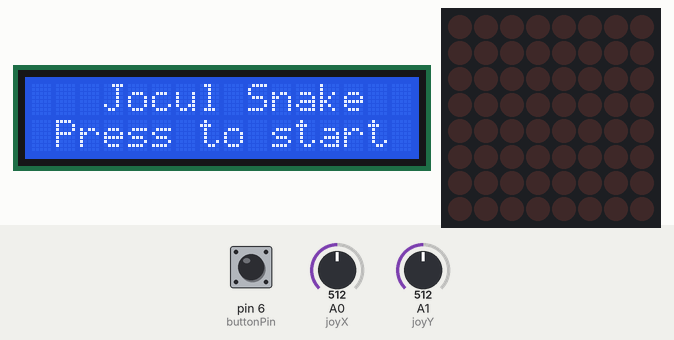
This sketch was run on a simulated Arduino Uno, built with avr-gcc and run on an emulated ATmega328P. On the bench: 16×2 character LCD, 8×8 LED matrix. Inputs (shaded band) come from the test bench; at power-on: pin 6 (buttonPin) LOW, A1 (joyY) = 512, A0 (joyX) = 512. Random numbers use the default seed unless the sketch sets one.

Above: at 1.2 s.
1.3 s: pin 6 (buttonPin) pulled HIGH for 0.15 s
At 1.9 s:
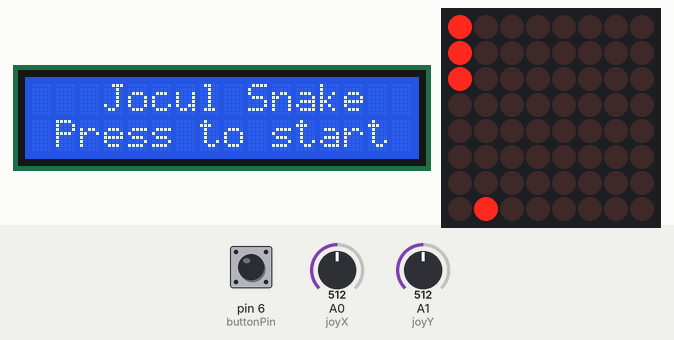
3.5 s: A1 (joyY) set to 739
5.0 s: A1 (joyY) set to 769
At 5.9 s:
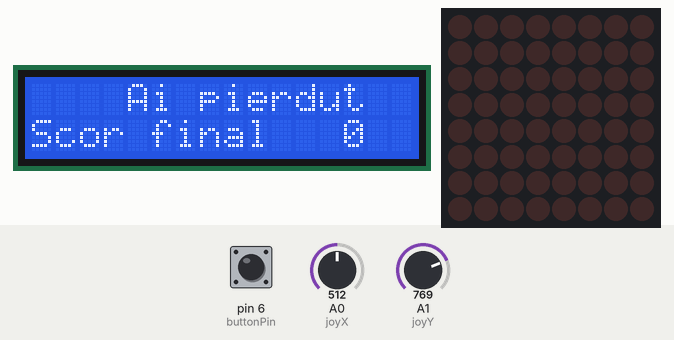
6.8 s: pin 6 (buttonPin) pulled HIGH for 1 s
At 6.92 s:
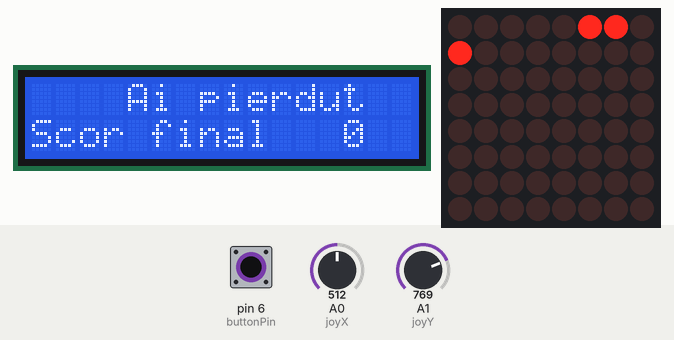
9.3 s: A0 (joyX) set to 355
10.8 s: A0 (joyX) set to 328
At 10.95 s:
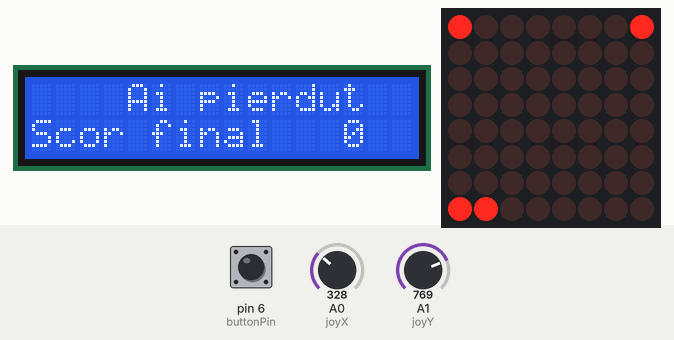
Timing chart, 0 to 13.8 s (numbered marks = the images above; inputs shaded):
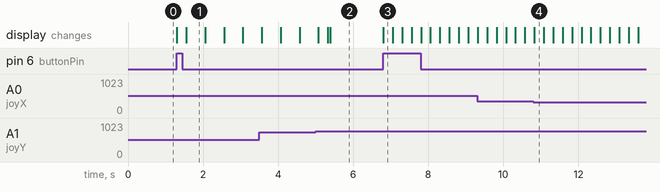

Measured:
- the behaviour switches between 750 and 751 on A1 (joyY) (found by bisection; images 1 and 2)
- the behaviour switches between 341 and 340 on A0 (joyX) (found by bisection; images 3 and 4)
- after the input at 1.3 s, the display: first changes at once (image 1 shows a later state)
- after the input at 6.8 s, the display: changes at once (image 3)
- what the display in image 1 shows lasts 0.5 s, from 1.6 s to 2.1 s

The sketch:

JocSnakeFinal.ino
```cpp
#include "LedControl.h"
#include <LiquidCrystal.h>
#define joyX A0
#define joyY A1

LedControl lc = LedControl(12, 11, 10, 1);

const int rs = 8, en = 13, d4 = 5, d5 = 4, d6 = 3, d7 = 2;
const int buttonPin = 6; //pin-ul pentru butonul care porneste jocul
const int lcdPin = 9; // pin-ul pentru luminozitatea LCD-ului


LiquidCrystal lcd(rs, en, d4, d5, d6, d7);

int xMap, yMap;
int xValue, yValue;
int xDisplay, yDisplay;

int snakeHeadX = 0;
int snakeHeadY = 0;
int snakeBodyX[64] = {0,1,2}; /// pozitia initiala a sarpelui va fi in stanga sus
int snakeBodyY[64] = {0,0,0};
int snakeLength = 3;

bool fruitFound = false;

int fruitX = 0;
int fruitY = 0;

int gameScore = 0;
int gameSpeed = 250;
bool gameOn = false;

int nrButton = 0;
int buttonStatus = 0;
int gameLevel = 0;
int gameLevelCount = 0;
int snakeDirection = 0;

int getFruit()
{
  return random(8);
}

void setFruit() /// cu aceasta functie ma asigur ca fructul va fi asezat random pe matrice, evitand situatia in care este asezat chiar pe sarpe
{
  int ok = 0;
  int verifPoz = 0;
  int i;
  while(ok == 0)
  {
    fruitX = getFruit();
    fruitY = getFruit();
    verifPoz = 1;
    for(i = 0 ; i < snakeLength ; i++)
    {
      if(snakeBodyX[i] == fruitX && snakeBodyY[i] == fruitY)
        verifPoz = 0;
    }
    if(verifPoz)
      ok = 1;
  }

}

void displaySnakeOn() /// functie pentru afisarea sarpelui
{
  for(int i = 0 ; i < snakeLength ; i++)
  {
    lc.setLed(0, snakeBodyX[i], snakeBodyY[i], true);
  }
}
void displaySnakeOff() /// functie pentru stergerea sarpelui
{
  for(int i = 0 ; i < snakeLength ; i++)
  {
    lc.setLed(0, snakeBodyX[i], snakeBodyY[i], false);
  }
}


void snakeMovement()
{

  int ok = 0;
  ///directie: 1 = dreapta
  ///          2 = stanga
  ///          3 = sus
  ///          4 = jos
  xValue = analogRead(joyX);
  yValue = analogRead(joyY);

  xMap = map(xValue, 0, 1023, 0,15); /// mapez valorile generate de joystick astfel: 0-5 =  stanga, 5-10 = sta pe loc, 10-15 =  dreapta;
  yMap = map(yValue, 0, 1023, 0,15); /// mapez valorile generate de joystick astfel: 0-5 = jos, 5-10 sta pe loc, 10-15 sus;

  if(xMap > 10 && ok == 0) //mergem dreapta, folosesc ok-ul pentru a fi sigur ca execut doar o comanda la fiecare loop (evit diagonalizarea)
    {
      snakeHeadY ++;
      if(snakeHeadY > 7)
         snakeHeadY = 0;  /// merg dreapta, daca ajung si trec de margine, sarpele trece prin perete
      for(int i = snakeLength - 1 ; i>0 ; i--)
        {
            snakeBodyX[i] = snakeBodyX[i - 1]; /// la fiecare pas se modifica doar capul sarpelui, restul corpului va urma varful sarpelui
            snakeBodyY[i] = snakeBodyY[i - 1];
        }
      snakeBodyX[0] = snakeHeadX;
      snakeBodyY[0] = snakeHeadY;
      ok = 1;
      snakeDirection = 1;
    }
   /// analog pentru stanga, jos si sus
  if(xMap < 5 && ok == 0)
   {
     snakeHeadY--;
     if(snakeHeadY < 0)
        snakeHeadY = 7;
     for(int i = snakeLength - 1 ; i > 0 ; i--)
       {
          snakeBodyX[i] = snakeBodyX[i - 1];
          snakeBodyY[i] = snakeBodyY[i - 1];
       }
     snakeBodyX[0] = snakeHeadX;
     snakeBodyY[0] = snakeHeadY;
     ok = 1;
     snakeDirection = 2;
   }
  if(yMap > 10 && ok == 0)
    {
      snakeHeadX++;
      if(snakeHeadX > 7)
         snakeHeadX = 0;
      for(int i = snakeLength - 1 ; i > 0 ; i--)
        {
           snakeBodyX[i] = snakeBodyX[i - 1];
           snakeBodyY[i] = snakeBodyY[i - 1];
        }
      snakeBodyX[0] = snakeHeadX;
      snakeBodyY[0] = snakeHeadY;
      ok = 1;
      snakeDirection = 4;
     }
  if(yMap < 5 && ok == 0)
    {
      snakeHeadX--;
      if(snakeHeadX < 0)
         snakeHeadX = 7;
      for(int i = snakeLength - 1; i > 0 ; i--)
        {
           snakeBodyX[i] = snakeBodyX[i - 1];
           snakeBodyY[i] = snakeBodyY[i - 1];
        }
      snakeBodyX[0] = snakeHeadX;
      snakeBodyY[0] = snakeHeadY;
      ok = 1;
      snakeDirection = 3;
    }
  if(xMap  > 5 && xMap < 10 && yMap > 5 && yMap < 10) /// daca player-ul nu efectueaza nicio comanda, sarpele va pastra ultima traiectorie imprimata
    {
       if(snakeDirection == 1)
       {
             snakeHeadY ++;
             if(snakeHeadY > 7)
                snakeHeadY = 0;
             for(int i = snakeLength - 1 ; i > 0 ; i--)
               {
                 snakeBodyX[i] = snakeBodyX[i - 1];
                 snakeBodyY[i] = snakeBodyY[i - 1];
               }
             snakeBodyX[0] = snakeHeadX;
             snakeBodyY[0] = snakeHeadY;
             ok = 1;
             snakeDirection = 1;
       }
       else if(snakeDirection == 2)
        {

               snakeHeadY--;
               if(snakeHeadY < 0)
                  snakeHeadY = 7;
               for(int i = snakeLength - 1 ; i > 0 ; i--)
                 {
                    snakeBodyX[i] = snakeBodyX[i - 1];
                    snakeBodyY[i] = snakeBodyY[i - 1];
                 }
               snakeBodyX[0] = snakeHeadX;
               snakeBodyY[0] = snakeHeadY;
               ok = 1;
               snakeDirection = 2;
        }
       else if(snakeDirection == 3)
       {

                snakeHeadX--;
                if(snakeHeadX < 0)
                    snakeHeadX = 7;
                for(int i = snakeLength - 1; i > 0 ; i--)
                  {
                      snakeBodyX[i] = snakeBodyX[i - 1];
                      snakeBodyY[i] = snakeBodyY[i - 1];
                  }
               snakeBodyX[0] = snakeHeadX;
               snakeBodyY[0] = snakeHeadY;
               ok = 1;
               snakeDirection = 3;
       }
      else if(snakeDirection == 4)
      {
              snakeHeadX++;
              if(snakeHeadX > 7)
                 snakeHeadX = 0;
              for(int i = snakeLength - 1; i > 0; i--)
                {
                    snakeBodyX[i] = snakeBodyX[i - 1];
                    snakeBodyY[i] = snakeBodyY[i - 1];
                }
              snakeBodyX[0] = snakeHeadX;
              snakeBodyY[0] = snakeHeadY;
              ok = 1;
              snakeDirection = 4;
      }
    }

  displaySnakeOn();
  delay(gameSpeed); /// folosesc acest delay pentru a seta viteza sarpelui ( gameSpeed este initial 250 si scade cu 10 la fiecare patratica mancata)
  displaySnakeOff();

}


void checkFruit() /// functie in care verific daca sarpele gaseste un fruct.
{
  fruitFound = false;
  if(snakeBodyX[0] == fruitX && snakeBodyY[0] == fruitY)
  {
    fruitFound = true;
    lc.setLed(0, fruitX, fruitY, false);
    setFruit();
    gameScore += 10;  /// maresc scorul daca am gasit
    gameSpeed -= 10; /// maresc viteza daca am gasit
    gameLevelCount+= 10;
    if(gameLevelCount % 50 == 0)
      gameLevel ++;
    displayScore();
  }
  lc.setLed(0, fruitX, fruitY, true); ///afisez noua pozitie a fructului
}

bool growSnake() /// functie cu care cresc dimensiunea sarpelui ( coada sarpelui va fi pozitia fructului)
{
  snakeLength++;
  snakeBodyX[snakeLength - 1] = fruitX;
  snakeBodyY[snakeLength - 1] = fruitY;
}

bool snakeIsDying() /// verific daca sarpele isi musca coada
{
  int x = snakeBodyX[0];
  int y = snakeBodyY[0];
  int ok = 0;
  for(int i = 1; i < snakeLength; i++)
    if(x == snakeBodyX[i] && y == snakeBodyY[i])
        ok = 1;
  if(ok == 1)
  {
    gameLost();
    gameReset();
    return true;
  }
  return false;

}


void gameReset() /// functie activata la apasarea butonului, sarpele reprimeste dimensiunea initiala si noi coordonate, scorul, nivelul si viteza se reseteaza
{
  gameOn = false;
  gameSpeed = 250;
  snakeHeadX = 0;
  snakeHeadY = 0;
  snakeBodyX[0] = 0;
  snakeBodyX[1] = 0;
  snakeBodyX[2] = 0;
  snakeBodyY[0] = 5;
  snakeBodyY[1] = 6;
  snakeBodyY[2] = 7;
  snakeLength = 3;
  gameScore = 0;
  gameLevel = 0;
  gameLevelCount = 0;

}

void displayScore() /// functie de afisare a scorului pe ecran
{
  lcd.clear();
  lcd.begin(16, 2);
  lcd.setCursor(2, 0);
  lcd.print("Scor");
  lcd.setCursor(11, 0);
  lcd.print(gameScore);
  lcd.setCursor(2, 1);
  lcd.print("Nivel");
  lcd.setCursor(11, 1);
  lcd.print(gameLevel);
}

void gameWon() /// functie ce afiseaza mesajul pentru castigarea jocului
{
  lcd.clear();
  lcd.begin(16, 2);
  lcd.setCursor(2, 0);
  lcd.print("Ai castigat!");
  lcd.setCursor(1, 1);
  lcd.print("Scor final");
  lcd.setCursor(13, 1);
  lcd.print(gameScore);
}

void gameLost() /// functie ce afiseaza mesajul pentru pierderea jocului
{
  gameOn = false;
  lcd.clear();
  lcd.begin(16, 2);
  lcd.setCursor(4, 0);
  lcd.print("Ai pierdut");
  lcd.setCursor(0, 1);
  lcd.print("Scor final");
  lcd.setCursor(13, 1);
  lcd.print(gameScore);
  lc.clearDisplay(0);
}

void setup()
{
  lc.shutdown(0, false);
  lc.setIntensity(0, 8);
  lc.clearDisplay(0);
  lcd.begin(16, 2);
  lcd.setCursor(3, 0);
  lcd.print("Jocul Snake");
  lcd.setCursor(1, 1);
  lcd.print("Press to start");
  pinMode(buttonPin, INPUT);
  analogWrite(lcdPin, 60);
  setFruit();
}
void loop()
{
  buttonStatus = digitalRead(buttonPin);

  if(buttonStatus == HIGH) /// jocul porneste cand apas pe buton
      gameOn = true;

  if(gameOn)
  {
    snakeMovement();
    checkFruit();
    if(fruitFound)
      growSnake();
    if(snakeIsDying())
      gameOn = false;
    if(gameScore == 640)
        gameWon();
  }
}
```
